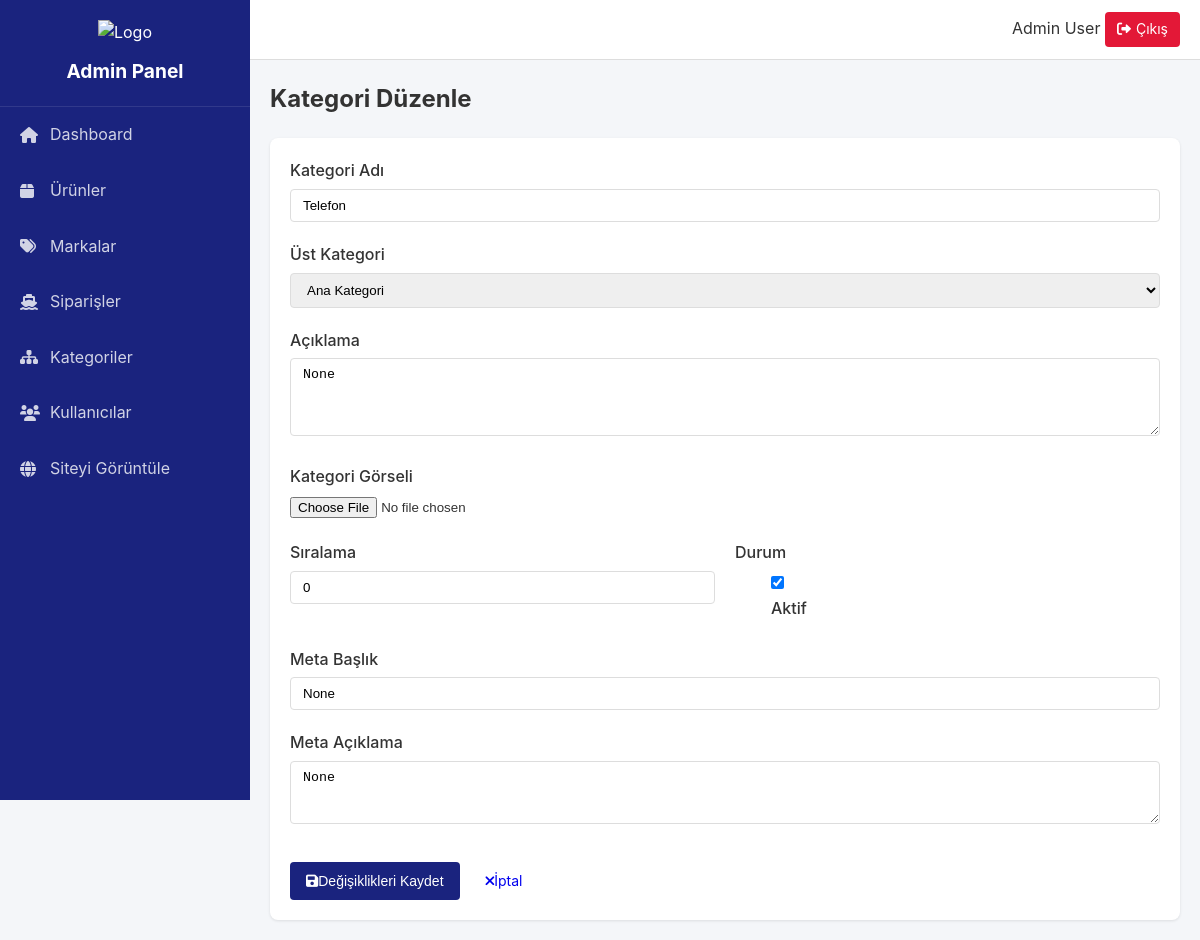
Before: /admin/categories/edit/1 (signed in) with the older database file.
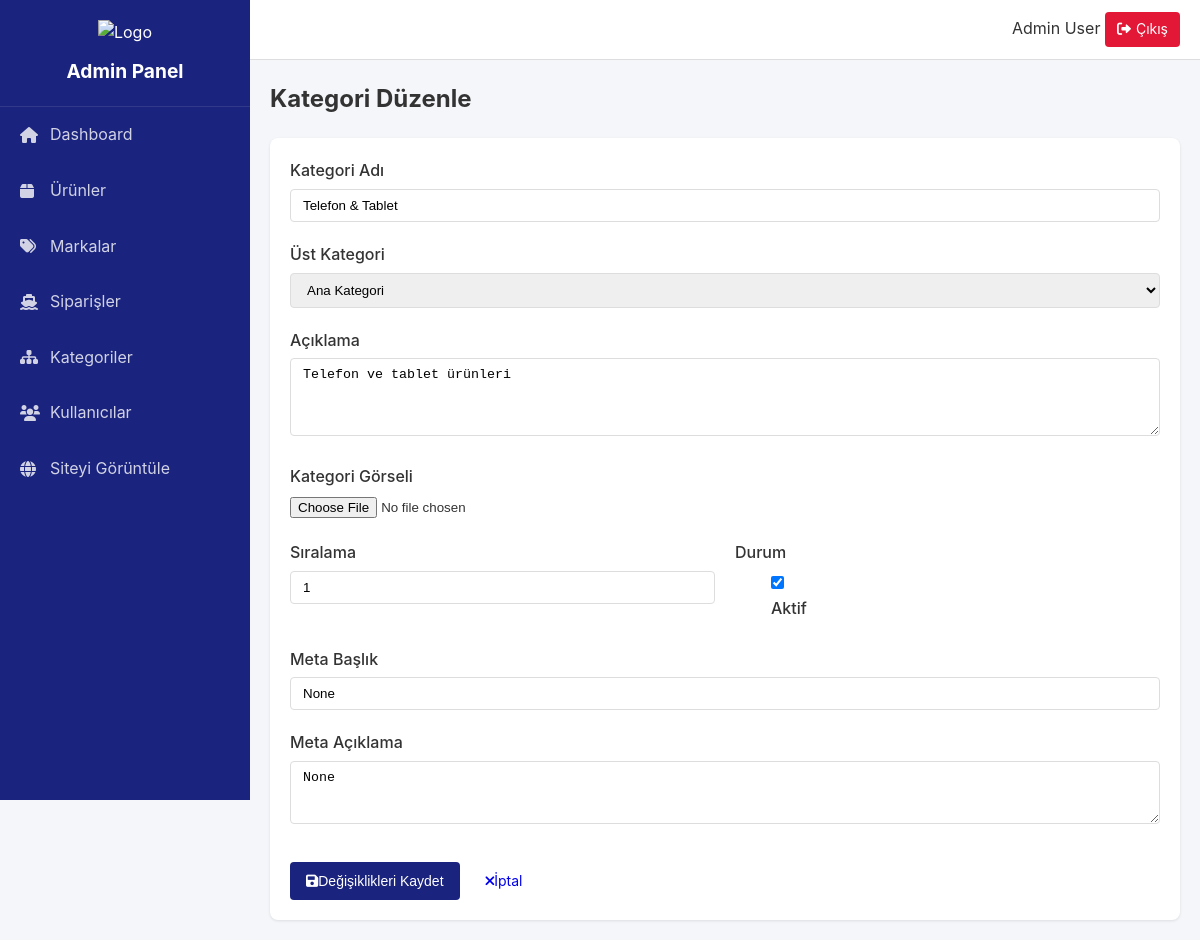
After: the same page with the newer database file.
### models.py (models this page shows, shortened)
class Category(db.Model):
    id = db.Column(db.Integer, primary_key=True)
    name = db.Column(db.String(100), nullable=False)
    slug = db.Column(db.String(100), unique=True)
    description = db.Column(db.Text)
    parent_id = db.Column(db.Integer, db.ForeignKey('category.id'))
    image = db.Column(db.String(200))
    is_active = db.Column(db.Boolean, default=True)
    order = db.Column(db.Integer, default=0)
    meta_title = db.Column(db.String(200))
    meta_description = db.Column(db.Text)
    created_at = db.Column(db.DateTime, default=datetime.utcnow)
    updated_at = db.Column(db.DateTime, default=datetime.utcnow, onupdate=datetime.utcnow)
    children = db.relationship(
        'Category',
        backref=db.backref('parent', remote_side=[id]),
        lazy='dynamic'
    )

### routes/admin.py (the view, shortened to what this page needs)
@admin_bp.route('/categories/edit/<int:id>', methods=['GET', 'POST'])
@login_required
@admin_required
def edit_category(id):
    category = Category.query.get_or_404(id)
    parent_categories = Category.query.filter(Category.id != id, Category.parent_id != id).all()
    return render_template('admin/categories/form.html',
                         category=category,
                         parent_categories=parent_categories)

### routes/admin.py (called while the page is built)
def admin_required(f):
    @wraps(f)
    def decorated_function(*args, **kwargs):
        if not current_user.is_authenticated or not current_user.is_admin:
            flash('Bu sayfaya erişim yetkiniz yok.', 'error')
            return redirect(url_for('index'))
        return f(*args, **kwargs)
    return decorated_function

### templates/admin/categories/form.html (shortened to what this page needs)
{% extends 'admin/base.html' %}
{% block content %}
<div class="content-header">
    <h2>{% if category %}Kategori Düzenle{% else %}Yeni Kategori{% endif %}</h2>
</div>
<div class="content-section">
    <form method="POST" enctype="multipart/form-data" class="category-form">
        <div class="form-group">
            <label for="name">Kategori Adı</label>
            <input type="text"
                   id="name"
                   name="name"
                   class="form-control"
                   value="{{ category.name if category else '' }}"
                   required>
        </div>
        <div class="form-group">
            <label for="parent_id">Üst Kategori</label>
            <select id="parent_id" name="parent_id" class="form-control">
                <option value="">Ana Kategori</option>
            </select>
        </div>
        <div class="form-group">
            <label for="description">Açıklama</label>
            <textarea id="description"
                      name="description"
                      class="form-control"
                      rows="4">{{ category.description if category else '' }}</textarea>
        </div>
        <div class="form-group">
            <label for="image">Kategori Görseli</label>
            <input type="file"
                   id="image"
                   name="image"
                   class="form-control-file"
                   accept="image/*">
        </div>
        <div class="form-row">
            <div class="form-group col-md-6">
                <label for="order">Sıralama</label>
                <input type="number"
                       id="order"
                       name="order"
                       class="form-control"
                       value="{{ category.order if category else '0' }}">
            </div>
            <div class="form-group col-md-6">
                <label class="d-block">Durum</label>
                <div class="custom-control custom-switch mt-2">
                    <input type="checkbox"
                           class="custom-control-input"
                           id="is_active"
                           name="is_active"
                           {% if not category or category.is_active %}checked{% endif %}>
                    <label class="custom-control-label" for="is_active">Aktif</label>
                </div>
            </div>
        </div>
        <div class="form-group">
            <label for="meta_title">Meta Başlık</label>
            <input type="text"
                   id="meta_title"
                   name="meta_title"
                   class="form-control"
                   value="{{ category.meta_title if category else '' }}">
        </div>
        <div class="form-group">
            <label for="meta_description">Meta Açıklama</label>
            <textarea id="meta_description"
                      name="meta_description"
                      class="form-control"
                      rows="3">{{ category.meta_description if category else '' }}</textarea>
        </div>
        <div class="form-actions">
            <button type="submit" class="btn btn-primary">
                <i class="fas fa-save"></i>
                {% if category %}Değişiklikleri Kaydet{% else %}Kategori Ekle{% endif %}
            </button>
            <a href="{{ url_for('admin.categories') }}" class="btn btn-secondary">
                <i class="fas fa-times"></i>
                İptal
            </a>
        </div>
    </form>
</div>
{% endblock %}

Changed rows visible on the page:
changed Category "None": name "Telefon" → "Telefon & Tablet"; description "None" → "Telefon ve tablet ürünleri"; order "0" → "1"
